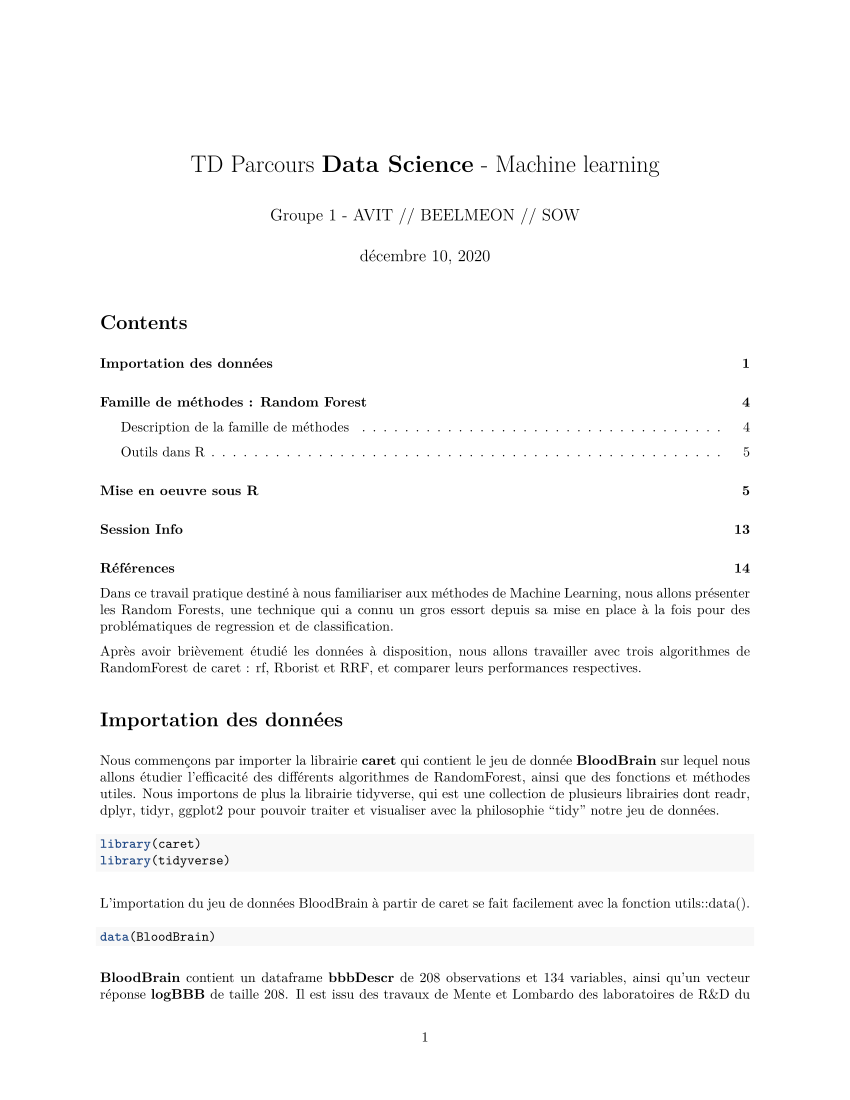

The R source for this figure:
---
title: "<center>TD Parcours **Data Science** - Machine learning<center/>"
author: "<center>Groupe 1 - AVIT // BEELMEON // SOW</center>"
date: "`r format(Sys.time(), '%B %d, %Y')`"
output:
  pdf_document:
    toc: yes
  html_document:
    number_sections: yes
    toc: yes
---

Dans ce travail pratique destiné à nous familiariser aux méthodes de Machine Learning, nous allons présenter les Random Forests, une technique qui a connu un gros essort depuis sa mise en place à la fois pour des problématiques de regression et de classification. 

Après avoir brièvement étudié les données à disposition, nous allons travailler avec trois algorithmes de RandomForest de caret : rf, Rborist et RRF, et comparer leurs performances respectives.

# Importation des données

Nous commençons par importer la librairie **caret** qui contient le jeu de donnée **BloodBrain** sur lequel nous allons étudier l'efficacité des différents algorithmes de RandomForest, ainsi que des fonctions et méthodes utiles. Nous importons de plus la librairie tidyverse, qui est une collection de plusieurs librairies dont readr, dplyr, tidyr, ggplot2 pour pouvoir traiter et visualiser avec la philosophie "tidy" notre jeu de données. 

```{r message=FALSE, warning=FALSE}
library(caret)
library(tidyverse)
```

L'importation du jeu de données BloodBrain à partir de caret se fait facilement avec la fonction utils::data(). 

```{r}
data(BloodBrain)
```

**BloodBrain** contient un dataframe **bbbDescr** de 208 observations et 134 variables, ainsi qu'un vecteur réponse **logBBB** de taille 208. Il est issu des travaux de Mente et Lombardo des laboratoires de R&D du géant américain Pfizer. Ces dernières dans leur  [article](https://link.springer.com/article/10.1007/s10822-005-9001-7){target="_blank"} paru en 2005 dans le Journal of Computer-Aided Molecular Design ont développé des modèles qui prédisent le log ratio de la concentration de composés chimiques dans le cerveau et dans le sang.   
On étudie ici le rôle de l'interface sang/encéphale, d'où le nom du jeu de données : Blood Brain Barrier (=BBB). Pour chaque composé chimique sont calculés 3 ensembles de descripteurs moléculaires : **MOE 2D**, **rule-of-five** et **Charge Polar Surface Area**. Le dataframe bbbDescr est donc constitué par les variables explicatives X (il s'agit des features) et le vecteur réponse logBBB est notre variable expliquée (notre target), que l'on souhaite tenter de prédire. Nous sommes donc dans le cadre d'un apprentissage supervisé.  


Afin de mieux appréhender cette problématique et avant toute tentative de prédiction avec les RandomForest, nous allons étudier nos features et target.  
Nous avons décidé par souci de praticité de lier le vecteur réponse à notre dataframe de variables explicatives. La majorité des jeu de données pour le machine learning adoptant a priori cette configuration. 

```{r}
mydata <- cbind(bbbDescr, data.frame(logBBB))
```

**Étude des variables explicatives : Features**
Nous pouvons tout d'abord regarder la structure du jeu de données.

```{r}
# str(mydata[,-135]) # -135 pour ne pas considérer la colonne target (logBBB)
#Comme il y a 134 variables, on n'affiche pas celles-ci dans le Rmd pour des raisons de clareté.
```

L'ensemble des variables paraissent continues (integer/numeric). 

Nous cherchons aussi la présence de valeurs manquantes qui peuvent perturber les prédictions de nos modèles. 

```{r}
table(is.na(mydata[,-135]))
```

Nous constatons l'absence de données manquantes, le jeu de données est parfaitement complet.

Nous pouvons aussi étudier les potentielles corrélations entre variables. L'étude des corrélations entre variables explicatives est très importante dans une démarche de modélisation et de prédiction. Si une multitude de variables sont corrélées cela induit une redondance dans l'information, ce qui perturbe certains algorithmes prédictifs de base très utilisés comme les régressions.  
Nous utilisons ici la fonction corrplot du package du même nom.  
```{r,fig.align='center', echo=FALSE}
cm <- cor(mydata[,-135])
corrplot::corrplot(cm, order="hclust", tl.pos="n")
```

Le heatmap ci-dessus révèle la présence d'une multitude de corrélations (positives et négatives) dans nos variables explicatives, ce qui était attendu compte tenu du nombre important de variables et du contexte biologique. Selon les méthodes que l'on souhaite utiliser, certains auteurs recommandent d'éliminer les variables beaucoup trop corrélées.  
Dans notre cas, les Random Forest sont une famille de méthodes qui gèrent très efficacement la redondance de l'information, et nous pouvons nous permettre de garder toutes les variables (ce sont les algorithmes de Random Forest eux-mêmes qui vont gérer la redondance).

  
  
  
**Étude de la variable réponse : Target**

Nous pouvons d'abord sortir les première statistiques qui lui sont associées.
```{r}
summary(mydata$logBBB)
```

...Et la représenter graphiquement.

```{r,fig.align='center', echo=FALSE}
mydata$logBBB %>% 
  data.frame() %>% 
    ggplot(aes(x=logBBB)) +
      geom_density(fill="#69b3a2", color="#e9ecef", alpha=0.8) 
```

Nous pouvons observer que notre variable réponse suit une loi de densité proche de celle d'une loi normale.


```{r}
table(is.na(mydata$logBBB))
```

Là encore, il n'y a pas de données manquantes.   
  
  
Nous souhaitons donc effectuer une prédiction d'une valeur quantitative à partir de données quantitatives. Le jeu de données est complet (il n'y a pas de valeurs manquantes). Il y a beaucoup de variables prédictives (presque autant que d'observations !), et il y a une forte redondance de l'information entre celles-ci.  
L'utilisation de Random Forest pour notre prédiction de logBBB paraît tout à fait justifiée.


# Famille de méthodes : Random Forest

Après notre brève présentation du jeu de données, nous allons maintenant appliquer les Random Forest à celui-ci, et étudier leur efficacité.

## Description de la famille de méthodes

Les méthodes Random Forest découlent directement des arbres de décision.  

Le principe d'un arbre de décision est plutôt simple :  
Celui-ci est constitué de plusieurs noeuds. A chaque noeud, on sélectionne une des variables d'entrées, et selon la valeur de celle-ci, l'individu est envoyé vers un des noeuds suivants. A la fin de la ramification de l'arbre, une classe (s'il s'agit d'une classification) ou une valeur (s'il s'agit d'une régression) est associée à chaque "feuille" de l'arbre.  
L'arbre est créé par apprentissage, c'est à dire qu'un jeu de données d'entraînement permet de construire un arbre efficace sur celui-ci, en prévision d'une utilisation sur un jeu de données à prédire.  
Contrairement à la plupart des autres méthodes de Machine learning, les arbres de décision ont la vertue de ne pas être des boîtes noires : on sait exactement quels sont les critères utilisés pour la classification/régression.  
Malheureusement, en pratique, les arbres de décision sont peu efficaces car peu robustes, fortement soumis au surapprentissage (c'est à dire qu'un arbre pourra donner l'impression de bien fonctionner sur le jeu de données d'entraînement, mais aura des performances médiocres sur le jeu de données à prédire).  

Les Random Forest sont un développement visant à contrer ce problèmes :  
Au lieu d'utiliser un seul arbre de décision, on génère de très nombreux arbres de décision, et la prédiction finale est une moyenne des prédictions de tous ces arbres. Pour que les différents arbres de la Forêt soient différents les un des autres (s'ils étaient tous semblables, cela reviendrait à ne pas faire de Random Forest mais juste un arbre de décision), on utilise un bootstrap (rééchantillonnage avec remise) différent pour chacun des arbres, et des contraintes sur les prédicteurs à utiliser sont ajoutées aléatoirement.  
Cette stratégie est payante, et les Random Forest sont des méthodes de prédiction très efficaces et utilisées. On peut en revanche regretter qu'elles perdent du coup l'avantage des arbres de décision de ne pas être des boîtes noires.  
  
  
Dans notre approche de modélisation et de prédiction, nous utilisons comme indiqué précédemment le package caret. Ce dernier propose une multitude de familles de méthodes, et de nombreuses sous-méthodes dans chacune de ces familles de méthodes.  

Nous allons comparer ici trois Random Forest proposées par caret : rf, Rborist et RRFglobal. Ceux-ci ne sont que des exemples : caret met à disposition un total de 238 modèles de RandomForest différents.  
La différence entre ces nombreuses variations de Random Forest semble résider dans les paramètres optimisés lors de la création de la forêt.



## Outils dans R

# Mise en oeuvre sous R

On sépare le jeu de données en un jeu de données d'entraînement et un jeu de données de validation. Le premier va nous servir à entraîner nos modèles et générer les forêts aléatoires, le second nous permettra d'évaluer l'efficacité de nos régressions.

```{r}
set.seed(007)
trainIndex <- createDataPartition(y=mydata$logBBB, times=1, p=0.8, list=F)
# Train 
Train_set <- mydata[trainIndex,]
Test_set <- mydata[-trainIndex,]
```

Après avoir importé les librairies complémentaires de chacune des méthodes, on génère les 3 Random Forest différentes. Les modèles sont entraînés sur les données centrées et réduites, afin d'éviter que l'importance de certaines des variables ne soit surestimée par rapport à d'autres.  
De plus, on ajoute system.time afin de pouvoir comparer les temps d'exécution des 3 fonctions.
```{r message=FALSE, warning=FALSE}
library(randomForest)
library(Rborist)
library(RRF)
set.seed(007)
fit_Control_rcv <- trainControl(method = "repeatedcv",number=5) #pour chacun des modèles l'entraînement se fait par crossvalidations, et on effectue 5 cycles de crossvalidations.

speed_rf <- system.time(
mod_rf <- train(
             logBBB ~.,
             Train_set,
             method="rf", 
             trControl = fit_Control_rcv, 
             importance=T, 
             preProcess = c("center","scale") # Centrage réduction.
          )
)

speed_Rborist <- system.time(
mod_Rborist <- train(
             logBBB ~.,
             Train_set,
             method="Rborist", 
             trControl = fit_Control_rcv,
             importance=T, 
             preProcess = c("center","scale")
          )
)

speed_RRFglobal <- system.time(
mod_RRFglobal<- train(
             logBBB ~.,
             Train_set,
             method="RRFglobal", 
             trControl = fit_Control_rcv, 
             importance=T,
             preProcess = c("center","scale")
          )
)

```


On compare les temps de calcul pour chacune des méthodes, qui diffèrent fortement. Cependant, nous avons pu constater que sur nos différentes machines, les vitesses relatives n'étaient pas les mêmes : sur deux de nos ordinateurs, Rborist était (de loin) la méthode la plus lente, tandis qu'elle était la plus rapide sur le troisième.

```{r,fig.align='center', echo=FALSE}
CPUtime_df <- do.call(rbind, Map(data.frame, algorithms= list("rf", "Rborist", "RRFglobal"), speed=list(speed_rf[1], 
                                                                                       speed_Rborist[1], speed_RRFglobal[1])))

CPUtime_df %>% 
  ggplot(aes(x=algorithms, y=speed)) + 
  geom_bar(stat = "identity", width = 0.5, fill = c("#E04E62", "#4FA1FF", "#000000")) +  theme_minimal() +
  ggtitle("CPU time for each of the random forest algorithm") +
  xlab("algorithms") + ylab("speed (sec)") +
  theme(plot.title = element_text(hjust = 0.5))

```

Nous pouvons également observer quelles sont les variables utilisées majoritairement par chacun des trois modèles prédictifs. On constate que ce ne sont pas les mêmes : cela découle de la forte corrélation entre les variables précédemment évoquée (d'ailleurs, si on relançait les algorithmes, ce ne serait sans doute pas les mêmes variables pour un algorithme donné, il y a une part d'aléa).  

L'intérêt des méthodes de forêts aléatoires réside aussi dans la notion d'importance de variables. En effet, on peut, en regardant quelles sont les variables utilisées dans la décision de chaque arbre de la forêt aléatoire, déterminer quelles sont les variables le splus utilisées par la forêt.  

Nous pouvons constater avec le classement (top 10) des variables les plus importantes que mêmes si les 3 méthodes ont des variables les plus importantes communes, il y a tout de même des différences. On peut aussi souligner que rf accorde une importance prépondérante à une variable en particulier (fnsa3).  
Comme évoqué précédemment, ces différences sont dues au Feature selection, qui a notamment des effets sur l'ordre d'importance des variables explicatives.

```{r}
plot(varImp(mod_rf),10)
plot(varImp(mod_Rborist), 10)
plot(varImp(mod_RRFglobal), 10)
```

On constate que les 3 modèles ont des RMSE (écarts quadratiques moyens) semblables sur les jeux d'entraînements, RRFglobal étant légèrement moins bon (RMSE plus élevé).  
Il est néanmoins bon de rappeler que la capacité d'un modèle à coller aux données d'entraînement n'est pas forcément représentative de sa capacité prédictive (problématique du surapprentissage).
```{r}
max(mod_rf$results$RMSE)
max(mod_Rborist$results$RMSE)
max(mod_RRFglobal$results$RMSE)
```

Les critères de performance présentés ici sont le MAE, le RMSE et le Rsquared (qui sont trois mesures de l'erreur).  
Caret fournit en effet une fonction caret::resamples qui permet de collecter et d'analyser les résultats d'entraînement de modèles. La visualisation peut par la suite se faire facilement avec un dotplot également disponible dans le package. 
```{r,fig.align='center', echo=FALSE}
#################
## Model comparison
#################
results <- resamples(list(
	RF = mod_rf,
	Rborist = mod_Rborist, 
	RRFglobal = mod_RRFglobal))

# dot plots of results
dotplot(results)
```

Nous constatons avec les trois critères présentés ci-dessus (le Mean Absolute Error - le Root Mean Square Error et le R^2) que les trois méthodes ont des performances très semblables. Ces trois critères sont les plus utilisés dans les problématiques de regression.  

Au delà de ces critères fournis directement par caret::train(), il est nécessaire d'étudier la performance de nos modèles sur des données autres que celles sur lesquelles ils ont été entrainés. Ce qui est un écueil à éviter dans une démarche cohérente et rigoureuse de machine learning.  

Afin de réaliser l'étude de la performance nous utilisons la fonction caret::predict() en lui fournissant le modèle sur lequel il va se baser et le Test_set (données de test).
```{r}
pred_rf <- predict(mod_rf, newdata = Test_set)
pred_Rborist <- predict(mod_Rborist, newdata = Test_set)
pred_RFglobal <- predict(mod_RRFglobal, newdata = Test_set)
```

En régression, contrairement à une situation de classification, il n'est pas possible d'utiliser une matrice de confusion pour évaluer la performance de prédiction de nos modèles de Random Forest. <br> Nous nous proposons ici d'utiliser une technique assez équivalente où l'on calcule la corrélation entre les valeurs prédites de logBBB et le logBBB dans le Test_set. 
<center>**Plus la corrélation entre ces valeurs est forte, plus notre modèle sera performant**.</center> <br>

Nous réprésentons graphiquement la performance de prédiction de chacune de nos méthodes. <br>

```{r,fig.align='center', echo=FALSE}
pred_perf<- data.frame(algorithms = c("rf", "Rborist", "RRFglobal"),
                            performance   = c(cor(Test_set$logBBB, pred_rf), 
                                         cor(Test_set$logBBB, pred_Rborist), 
                                        cor(Test_set$logBBB, pred_RFglobal))) 

pred_perf %>%
    ggplot(aes(x=algorithms, y=performance)) + 
    geom_bar(stat = "identity", width = 0.5, fill = c("#E04E62", "#4FA1FF", "#000000")) +  theme_minimal() +
    ggtitle("Prediction performance for each of the random forest algorithm") +
    xlab("algorithms") + ylab("Performance (%)") + ylim(0, 1) +
    theme(plot.title = element_text(hjust = 0.5))

```

<center>**Il ne semble pas y avoir de différence significative en termes de performance de prédiction entre nos trois méthodes.**</center>  <br>

Nos trois modèles fournissent des prédictions sur le jeu de test correlées à 75-80% avec la variable à prédire (il faudrait voir, en fonction du contexte, s'il s'agit d'un taux de corrélation acceptable ou non).  

En guise de rappel, nous pouvons distinguer les trois méthodes que nous avons utilisées par les [hyperparamètres](https://fr.wikipedia.org/wiki/Hyperparam%C3%A8tre){target="_blank"} optimisés.  

Pour rf caret n'optimise que mtry, pour Rborist predFixed et minNode sont optimisés et pour RRFglobal c'est mtry et coefReg qui sont optimisés. 

```{r}
mod_rf$modelInfo$parameters[]
mod_Rborist$modelInfo$parameters[]
mod_RRFglobal$modelInfo$parameters[]
```



**Pour finir** :  
- Même si elles peuvent être considérées comme des boîtes noires, les méthodes de Random Forest ont connu une ascension très importante depuis leur initiation par Breiman et al. (2001) pour répondre d'abord aux insuffisances des arbres de décison puis à celles du [bagging](https://dataanalyticspost.com/Lexique/bagging/){target="_blank"} (la transition entre arbres de décision et random forests).  
- il en existe plusieurs déclinaisons disponibles dans caret. Nous en avons présenté ici 3 : rf, Rborist et RRFglobal.  
- au delà de leur efficacité démontrée en classification comme en regression elles nous ont paru intéressantes, permettant notamment de bien voir quelles étaient les variables les plus utilisées par le modèle de prédiction.  


# Session Info
```{r, echo=FALSE}
sessionInfo()
```

# Références

1. R Core Team (2020). R: A language and environment for statistical computing. R Foundation for Statistical
  Computing, Vienna, Austria. URL https://www.R-project.org/.
2. Max Kuhn (2020). caret: Classification and Regression Training. R package version 6.0-86.
  https://CRAN.R-project.org/package=caret
3. https://topepo.github.io/caret/
